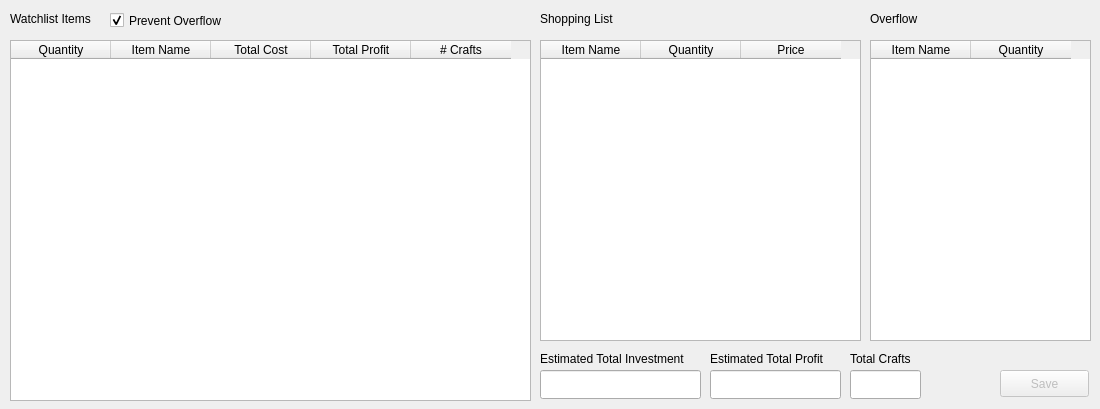
<?xml version="1.0" encoding="UTF-8"?>
<ui version="4.0">
 <class>BatchWindow</class>
 <widget class="QWidget" name="BatchWindow">
  <property name="geometry">
   <rect>
    <x>0</x>
    <y>0</y>
    <width>1100</width>
    <height>409</height>
   </rect>
  </property>
  <property name="windowTitle">
   <string>Form</string>
  </property>
  <widget class="QTableWidget" name="watchlistItemsTable">
   <property name="geometry">
    <rect>
     <x>10</x>
     <y>40</y>
     <width>521</width>
     <height>361</height>
    </rect>
   </property>
   <property name="editTriggers">
    <set>QAbstractItemView::NoEditTriggers</set>
   </property>
   <column>
    <property name="text">
     <string>Quantity</string>
    </property>
   </column>
   <column>
    <property name="text">
     <string>Item Name</string>
    </property>
   </column>
   <column>
    <property name="text">
     <string>Total Cost</string>
    </property>
   </column>
   <column>
    <property name="text">
     <string>Total Profit</string>
    </property>
   </column>
   <column>
    <property name="text">
     <string># Crafts</string>
    </property>
   </column>
  </widget>
  <widget class="QLabel" name="watchlistItemsLabel">
   <property name="geometry">
    <rect>
     <x>10</x>
     <y>10</y>
     <width>101</width>
     <height>17</height>
    </rect>
   </property>
   <property name="text">
    <string>Watchlist Items</string>
   </property>
  </widget>
  <widget class="QTableWidget" name="shoppingListTable">
   <property name="geometry">
    <rect>
     <x>540</x>
     <y>40</y>
     <width>321</width>
     <height>301</height>
    </rect>
   </property>
   <property name="editTriggers">
    <set>QAbstractItemView::NoEditTriggers</set>
   </property>
   <property name="dragDropOverwriteMode">
    <bool>true</bool>
   </property>
   <property name="sortingEnabled">
    <bool>true</bool>
   </property>
   <property name="cornerButtonEnabled">
    <bool>true</bool>
   </property>
   <attribute name="horizontalHeaderShowSortIndicator" stdset="0">
    <bool>true</bool>
   </attribute>
   <attribute name="verticalHeaderShowSortIndicator" stdset="0">
    <bool>false</bool>
   </attribute>
   <column>
    <property name="text">
     <string>Item Name</string>
    </property>
   </column>
   <column>
    <property name="text">
     <string>Quantity</string>
    </property>
   </column>
   <column>
    <property name="text">
     <string>Price</string>
    </property>
   </column>
  </widget>
  <widget class="QLabel" name="shoppingListLabel">
   <property name="geometry">
    <rect>
     <x>540</x>
     <y>10</y>
     <width>91</width>
     <height>17</height>
    </rect>
   </property>
   <property name="text">
    <string>Shopping List</string>
   </property>
  </widget>
  <widget class="QLineEdit" name="estTotalInvestmentLineEdit">
   <property name="geometry">
    <rect>
     <x>540</x>
     <y>370</y>
     <width>161</width>
     <height>29</height>
    </rect>
   </property>
  </widget>
  <widget class="QLabel" name="estTotalInvestmentLabel">
   <property name="geometry">
    <rect>
     <x>540</x>
     <y>350</y>
     <width>171</width>
     <height>17</height>
    </rect>
   </property>
   <property name="text">
    <string>Estimated Total Investment</string>
   </property>
  </widget>
  <widget class="QLabel" name="estTotalProfitLabel">
   <property name="geometry">
    <rect>
     <x>710</x>
     <y>350</y>
     <width>131</width>
     <height>17</height>
    </rect>
   </property>
   <property name="text">
    <string>Estimated Total Profit</string>
   </property>
  </widget>
  <widget class="QLineEdit" name="estTotalProfitLineEdit">
   <property name="geometry">
    <rect>
     <x>710</x>
     <y>370</y>
     <width>131</width>
     <height>29</height>
    </rect>
   </property>
  </widget>
  <widget class="QLabel" name="totalCraftsLabel">
   <property name="geometry">
    <rect>
     <x>850</x>
     <y>350</y>
     <width>71</width>
     <height>17</height>
    </rect>
   </property>
   <property name="text">
    <string>Total Crafts</string>
   </property>
  </widget>
  <widget class="QLineEdit" name="totalCraftsLineEdit">
   <property name="geometry">
    <rect>
     <x>850</x>
     <y>370</y>
     <width>71</width>
     <height>29</height>
    </rect>
   </property>
  </widget>
  <widget class="QPushButton" name="saveButton">
   <property name="enabled">
    <bool>false</bool>
   </property>
   <property name="geometry">
    <rect>
     <x>1000</x>
     <y>370</y>
     <width>89</width>
     <height>27</height>
    </rect>
   </property>
   <property name="text">
    <string>Save</string>
   </property>
  </widget>
  <widget class="QCheckBox" name="preventOverflowCheckBox">
   <property name="geometry">
    <rect>
     <x>110</x>
     <y>10</y>
     <width>131</width>
     <height>21</height>
    </rect>
   </property>
   <property name="toolTip">
    <string>Adjusts item quantities so there is no leftover materials.</string>
   </property>
   <property name="whatsThis">
    <string/>
   </property>
   <property name="text">
    <string>Prevent Overflow</string>
   </property>
   <property name="checked">
    <bool>true</bool>
   </property>
  </widget>
  <widget class="QTableWidget" name="overflowTable">
   <property name="geometry">
    <rect>
     <x>870</x>
     <y>40</y>
     <width>221</width>
     <height>301</height>
    </rect>
   </property>
   <property name="editTriggers">
    <set>QAbstractItemView::NoEditTriggers</set>
   </property>
   <property name="sortingEnabled">
    <bool>true</bool>
   </property>
   <column>
    <property name="text">
     <string>Item Name</string>
    </property>
   </column>
   <column>
    <property name="text">
     <string>Quantity</string>
    </property>
   </column>
  </widget>
  <widget class="QLabel" name="overflowLabel">
   <property name="geometry">
    <rect>
     <x>870</x>
     <y>10</y>
     <width>59</width>
     <height>17</height>
    </rect>
   </property>
   <property name="text">
    <string>Overflow</string>
   </property>
  </widget>
 </widget>
 <resources/>
 <connections/>
</ui>
